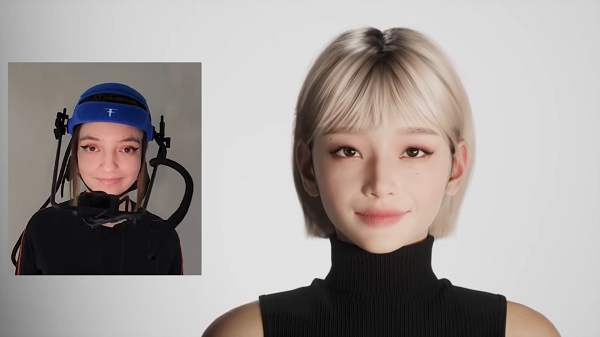
//> input picture 09.04/face.png, 600 x 337 px
$ ./photo   (built with g++ and OpenCV 4)
//> lines starting //> are read from the running program, lines starting //| are printed output that depends on the picture; after the words box and inside, x2 and y2 are one past the last pixel; in counts of white or black regions, pixels touching at a corner belong together
#include <opencv2/core.hpp>
#include <opencv2/imgcodecs.hpp>
#include <opencv2/highgui.hpp>
#include <opencv2/imgproc.hpp>
#include <opencv2/opencv.hpp>
#include <iostream>
#include <string>
#include <sstream>
#include <vector>
using namespace cv;
using namespace std;


int main()
{
        Mat imgg = cv::imread("C:/Users/solov/source/repos/OpenCVProjects/OpenCVProjects/face.png", IMREAD_COLOR);
//> imgg is the input picture: 337 rows x 600 cols, CV_8UC3; mean B, G, R 153.7, 156.4, 163.2
        if (!imgg.data) {
            std::cout << "Could not open or find the image" << std::endl;
            exit(EXIT_FAILURE);
        }
        imshow("Not gray", imgg);

        Mat gray;
        cvtColor(imgg, gray, COLOR_BGR2GRAY);
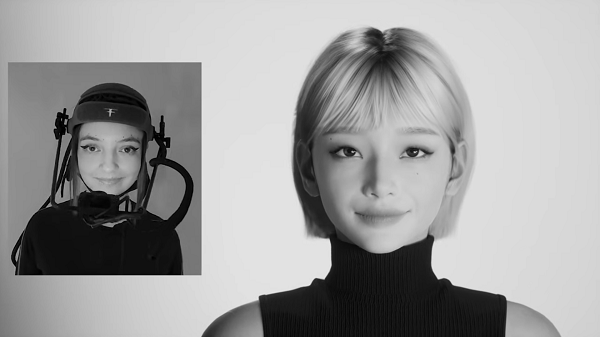
//> gray: 337 rows x 600 cols, CV_8UC1; min 0, max 243, mean 158.1

        cv::CascadeClassifier face_cascade_eye;
        if (!face_cascade_eye.load(samples::findFile("haarcascade_eye.xml"))) {
            cout << "Error" << endl;
        }
        vector<Rect> eyes;
       face_cascade_eye.detectMultiScale(gray, eyes, 1.1, 5);
//> eyes = 4 Rects (x, y, width, height): [78, 136, 25, 25], [115, 138, 23, 23], [326, 133, 37, 37], [392, 131, 42, 42]

       for (const auto& eye : eyes)
       {
           rectangle(imgg, eye, Scalar(255, 0, 0),1);
       }
//> this loop made 4 passes
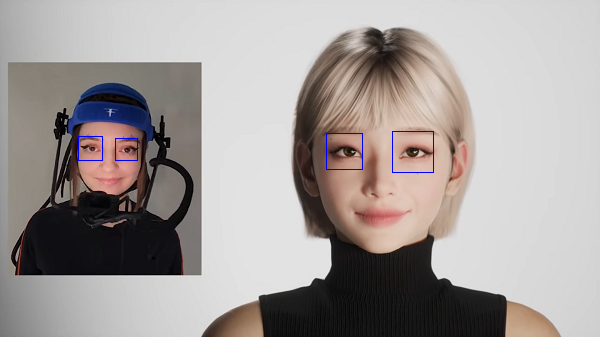
//> imgg: 337 rows x 600 cols, CV_8UC3; 0.24% of pixels changed, all inside (x1, y1, x2, y2) = (78, 131, 434, 173)

       cv::CascadeClassifier face_cascade_smile;
       if (!face_cascade_smile.load(samples::findFile("haarcascade_smile.xml"))) {
           cout << "Error" << endl;
       }

       vector<Rect> smiles;
       face_cascade_smile.detectMultiScale(gray, smiles, 1.1, 35);
//> smiles = 2 Rects (x, y, width, height): [89, 168, 41, 20], [341, 195, 82, 41]

       for (const auto& smile : smiles)
       {
           rectangle(imgg, smile, Scalar(0, 255, 0), 1);
       }
//> this loop made 2 passes
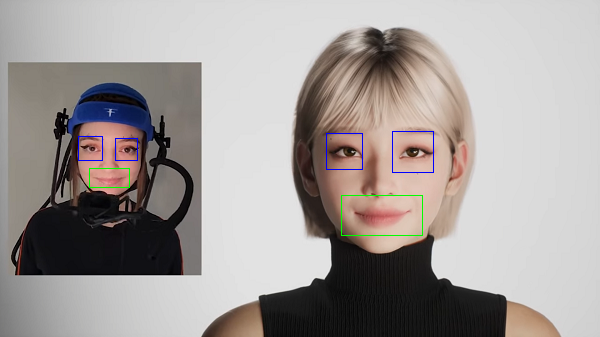
//> imgg: 337 rows x 600 cols, CV_8UC3; 0.18% of pixels changed, all inside (x1, y1, x2, y2) = (89, 168, 423, 236)

       cv::CascadeClassifier face_cascade_face;
       if (!face_cascade_face.load(samples::findFile("haarcascade_frontalface_default.xml"))) {
           cout << "Error" << endl;
       }
       vector<Rect> faces;
       face_cascade_face.detectMultiScale(gray, faces, 1.1, 5);
//> faces = 2 Rects (x, y, width, height): [72, 121, 76, 76], [298, 87, 171, 171]

       for (const auto& face : faces)
       {
           rectangle(imgg, face, Scalar(0, 0, 255), 1);
       }
//> this loop made 2 passes
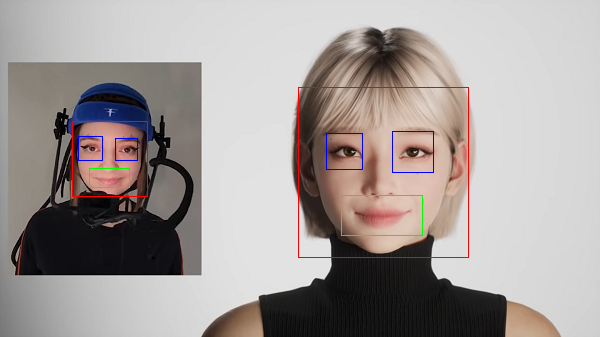
//> imgg: 337 rows x 600 cols, CV_8UC3; 0.48% of pixels changed, all inside (x1, y1, x2, y2) = (72, 87, 469, 258)
       imshow("Face", imgg);

    waitKey(0);
    destroyAllWindows();
    return 0;
}
